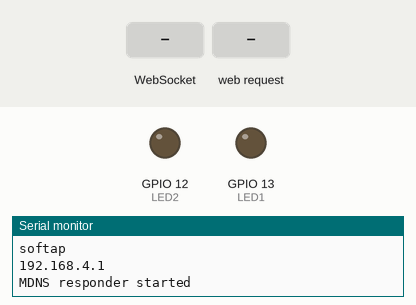
A sketch run on a simulated ESP8266 (NodeMCU). Parts: output pins drawn as LEDs (lit = HIGH), the last lines printed to the serial monitor. The test bench sets the inputs (shaded band).

Above: at 1.2 s.
1.3 s: WebSocket text "LED 1 is ON" received
At 2.1 s:
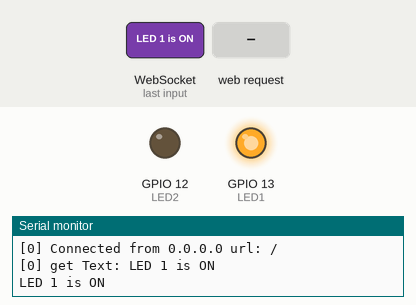
2.8 s: WebSocket text "LED 1 is OFF" received
At 3.2 s:
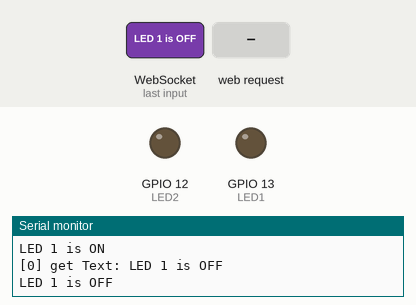
4.3 s: HTTP request GET /led1/on received
At 5.6 s:
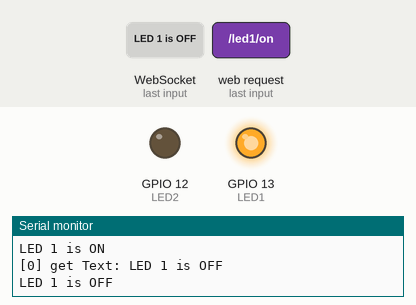
Timing chart, 0 to 7.3 s (numbered marks = the images above; inputs shaded):
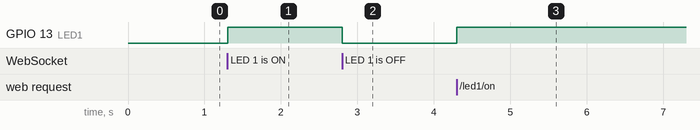

The sketch:

Ep-3_WebSockets_JavaScript.ino
```cpp
#ifdef ESP8266
#include <ESP8266WiFi.h>
#include <ESP8266mDNS.h>
#elif defined(ESP32)
#include <WiFi.h>
#include <ESPmDNS.h>
#else
#error "Board not found"
#endif

#include <WebSocketsServer.h>


#define LED1 13
#define LED2 12

char webpage[] PROGMEM = R"=====(

<!DOCTYPE html>
<html>

<script>

var connection = new WebSocket('ws://'+location.hostname+':81/');

function button_1_on()
{
  console.log("LED 1 is ON");
  connection.send("LED 1 is ON");
}

function button_1_off()
{
console.log("LED 1 is OFF");
connection.send("LED 1 is OFF");
}


</script>
<body>

<center>
<h1>My Home Automation</h1>

<h3> LED 1 </h3>
<button onclick= "button_1_on()" >On</button><button onclick="button_1_off()" >Off</button>
<h3> LED 2 </h3>
<button onclick="window.location = 'http://'+location.hostname+'/led2/on'">On</button><button onclick="window.location = 'http://'+location.hostname+'/led2/off'">Off</button>

</center>
</body>
</html>

)=====";

// ipaddress/led1/on
//ipaddress/led1/off

// ipaddress/led2/on
//ipaddress/led2/off
#include <ESPAsyncWebServer.h>

AsyncWebServer server(80); // server port 80
WebSocketsServer websockets(81);

void notFound(AsyncWebServerRequest *request)
{
  request->send(404, "text/plain", "Page Not found");
}


void webSocketEvent(uint8_t num, WStype_t type, uint8_t * payload, size_t length) {

  switch (type)
  {
    case WStype_DISCONNECTED:
      Serial.printf("[%u] Disconnected!\n", num);
      break;
    case WStype_CONNECTED: {
        IPAddress ip = websockets.remoteIP(num);
        Serial.printf("[%u] Connected from %d.%d.%d.%d url: %s\n", num, ip[0], ip[1], ip[2], ip[3], payload);

        // send message to client
        websockets.sendTXT(num, "Connected from server");
      }
      break;
    case WStype_TEXT:
      Serial.printf("[%u] get Text: %s\n", num, payload);
      String message = String((char*)( payload));
      Serial.println(message);

      if(message == "LED 1 is OFF"){
        digitalWrite(LED1,LOW);
      }

      if(message == "LED 1 is ON"){
        digitalWrite(LED1,HIGH);
      }


  }
}

void setup(void)
{

  Serial.begin(115200);
  pinMode(LED1,OUTPUT);
  pinMode(LED2,OUTPUT);

  WiFi.softAP("techiesms", "");
  Serial.println("softap");
  Serial.println("");
  Serial.println(WiFi.softAPIP());


  if (MDNS.begin("ESP")) { //esp.local/
    Serial.println("MDNS responder started");
  }


  server.on("/", [](AsyncWebServerRequest * request)
  {

  request->send_P(200, "text/html", webpage);
  });

   server.on("/led1/on", HTTP_GET, [](AsyncWebServerRequest * request)
  {
    digitalWrite(LED1,HIGH);
  request->send_P(200, "text/html", webpage);
  });

  server.onNotFound(notFound);

  server.begin();  // it will start webserver
  websockets.begin();
  websockets.onEvent(webSocketEvent);

}


void loop(void)
{
 websockets.loop();
}
```

Measured:
- after the input at 1.3 s, GPIO 13 (LED1): LOW → HIGH at once
- after the input at 2.8 s, GPIO 13 (LED1): HIGH → LOW at once
- after the input at 4.3 s, GPIO 13 (LED1): LOW → HIGH at once
